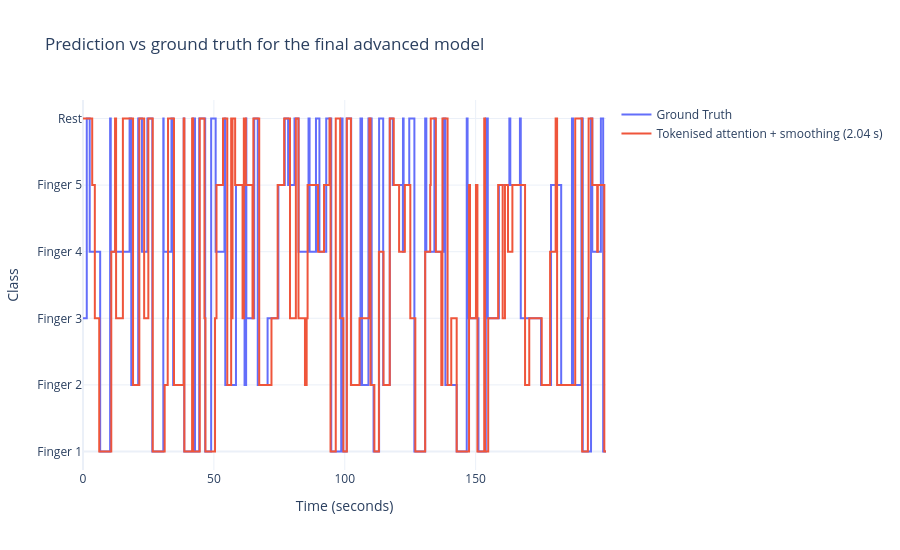

Notebook code cell kept with this figure:
### Code cell
class_labels = [f'Finger {i + 1}' for i in range(n_fingers)] + ['Rest']

tp.plot_prediction_vs_truth(
    advanced_final_run['y_test_true'],
    advanced_final_test_pred,
    sample_rate=fs / hop_size,
    class_labels=class_labels,
    title='Prediction vs ground truth for the final advanced model',
    predicted_label=f"Tokenised attention + smoothing ({best_smoothing_seconds:.2f} s)",
)

### Figure 1 — Plotly figure (JSON) as saved in the notebook; plotly's stock layout.template omitted (floating-point values rounded to 4 significant figures; data arrays with more than 128 entries replaced by an {"elided": "..."} marker saying what was removed)
{"data": [{"line": {"shape": "hv", "width": 2}, "mode": "lines", "name": "Ground Truth", "type": "scatter", "x": {"elided": "4996 float values"}, "y": {"elided": "4996 int values"}}, {"line": {"shape": "hv", "width": 2}, "mode": "lines", "name": "Tokenised attention + smoothing (2.04 s)", "type": "scatter", "x": {"elided": "4996 float values"}, "y": {"elided": "4996 int values"}}], "layout": {"height": 550, "hovermode": "x unified", "title": {"text": "Prediction vs ground truth for the final advanced model"}, "xaxis": {"title": {"text": "Time (seconds)"}}, "yaxis": {"tickmode": "array", "ticktext": ["Finger 1", "Finger 2", "Finger 3", "Finger 4", "Finger 5", "Rest"], "tickvals": [0, 1, 2, 3, 4, 5], "title": {"text": "Class"}}}}
